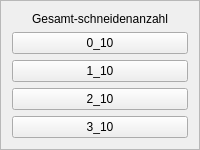
        <widget class="QFrame" name="frame_16">
         <property name="sizePolicy">
          <sizepolicy hsizetype="Ignored" vsizetype="Preferred">
           <horstretch>0</horstretch>
           <verstretch>0</verstretch>
          </sizepolicy>
         </property>
         <property name="frameShape">
          <enum>QFrame::StyledPanel</enum>
         </property>
         <property name="frameShadow">
          <enum>QFrame::Raised</enum>
         </property>
         <layout class="QVBoxLayout" name="verticalLayout_13">
          <item>
           <widget class="QLabel" name="total_no_of_wings_l2">
            <property name="text">
             <string>Gesamt-schneidenanzahl</string>
            </property>
            <property name="alignment">
             <set>Qt::AlignCenter</set>
            </property>
            <property name="wordWrap">
             <bool>true</bool>
            </property>
           </widget>
          </item>
          <item>
           <widget class="QPushButton" name="pushButton_41">
            <property name="sizePolicy">
             <sizepolicy hsizetype="Preferred" vsizetype="Preferred">
              <horstretch>0</horstretch>
              <verstretch>0</verstretch>
             </sizepolicy>
            </property>
            <property name="text">
             <string>0_10</string>
            </property>
           </widget>
          </item>
          <item>
           <widget class="QPushButton" name="pushButton_42">
            <property name="sizePolicy">
             <sizepolicy hsizetype="Preferred" vsizetype="Preferred">
              <horstretch>0</horstretch>
              <verstretch>0</verstretch>
             </sizepolicy>
            </property>
            <property name="text">
             <string>1_10</string>
            </property>
           </widget>
          </item>
          <item>
           <widget class="QPushButton" name="pushButton_43">
            <property name="sizePolicy">
             <sizepolicy hsizetype="Preferred" vsizetype="Preferred">
              <horstretch>0</horstretch>
              <verstretch>0</verstretch>
             </sizepolicy>
            </property>
            <property name="text">
             <string>2_10</string>
            </property>
           </widget>
          </item>
          <item>
           <widget class="QPushButton" name="pushButton_44">
            <property name="sizePolicy">
             <sizepolicy hsizetype="Preferred" vsizetype="Preferred">
              <horstretch>0</horstretch>
              <verstretch>0</verstretch>
             </sizepolicy>
            </property>
            <property name="text">
             <string>3_10</string>
            </property>
           </widget>
          </item>
         </layout>
        </widget>
